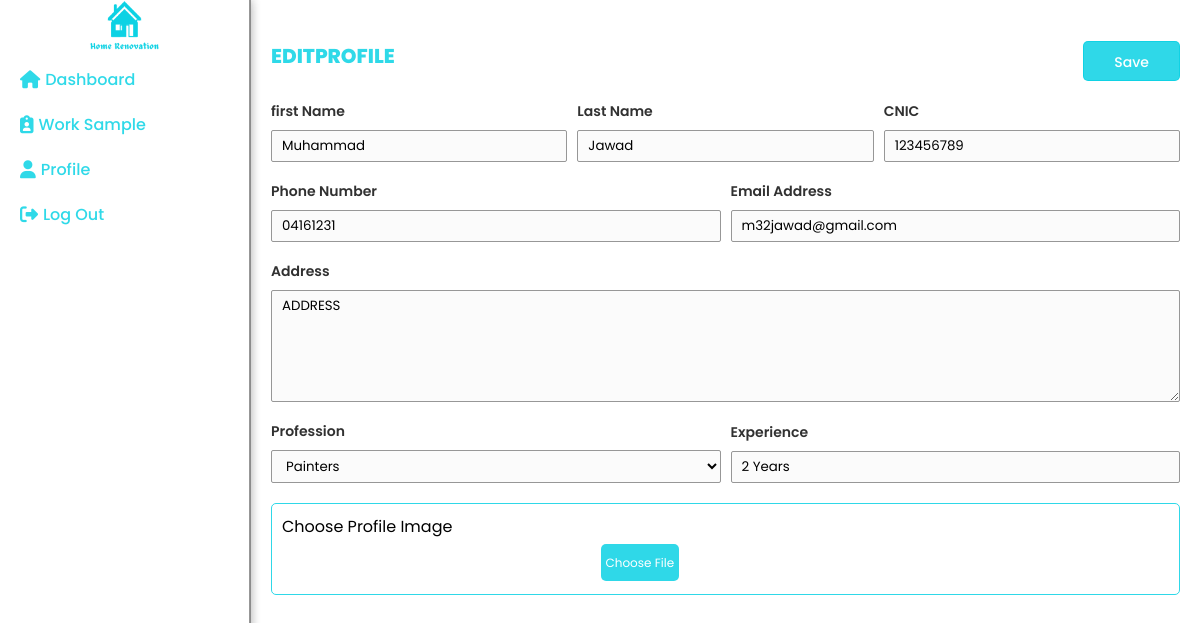
The page /editworkerprofile/ (signed in) on the database its author committed.
### appsrc/models.py (models this page shows, shortened)
class User(AbstractUser):
    is_worker = models.BooleanField(default = False)
    is_approved = models.BooleanField(default = False)
    is_declined = models.BooleanField(default = False)
    email = models.EmailField(max_length = 1000, null = False, unique=True)
    profile_pic = models.ImageField(upload_to="images/")
    is_profile_set = models.BooleanField(default = False)
    cnic = models.CharField(max_length = 20, null = True, blank = True)
    phone = models.CharField(max_length = 20, null = True, blank = True)
    address = models.CharField(max_length = 1000, null = True, blank = True)

class WorkerProfileModel(models.Model):
    user = models.ForeignKey(User, on_delete = models.CASCADE, related_name="worker_profile")
    cnic_front = models.ImageField(upload_to="images/", null = True)
    cnic_back = models.ImageField(upload_to="images/", null = True)
    experience = models.CharField(max_length = 200, null = True, blank = True)
    profession = models.CharField(max_length = 200, null = True, blank = True)
    about = models.CharField(max_length = 200, null = True, blank = True)

### appsrc/views.py (the view, shortened to what this page needs)
# urls.py: path('editworkerprofile/',views.EditWorkerProfile,name='editworkerprofile'),
def EditWorkerProfile(request):
  user = User.objects.get(id = request.user.id)
  return  render(request, 'Worker/EditProfile.html', {"user":user})

### appsrc/templates/Worker/EditProfile.html (shortened to what this page needs)
{% load static %}
<!DOCTYPE html>
<html lang="en">
<head>
    <link rel="stylesheet" href="{% static 'css/main.css' %}">
    <link rel="stylesheet" href="{% static 'css/dashboard.css' %}">
    <link href="fontawesomefree/css/all.min.css" rel="stylesheet" type="text/css" />
    <link rel="stylesheet" href="https://cdnjs.cloudflare.com/ajax/libs/font-awesome/6.5.1/css/all.min.css"
 />
    <link href="https://unpkg.com/aos@2.3.1/dist/aos.css" rel="stylesheet" />
    <link rel="stylesheet" href="https://cdn.jsdelivr.net/npm/swiper@11/swiper-bundle.min.css" />
</head>
<body>
    <div class="main_wrapper">
        {% include 'components/workersidebar.html'%}
        <div class="right_container">
            <form action="" class="vertical fullwidth gap-20" method="POST" enctype="multipart/form-data">
            <div class="horizontal justify-between align-center fullwidth">
                <p class="sub_head_2 imptext margin-bottom">EditProfile</p>
                <button type="submit" class="main_btn">Save</button>
            </div>
            <div class="vertical gap-20">
                    <div class="horizontal gap-10 justify-between align-center fullwidth">
                        <div class="vertical web_inputs gap-10 fullwidth">
                            <label for="project-title">first Name</label>
                            <input type="text" value="{{user.first_name}}" name="first_name">
                        </div>
                        <div class="vertical web_inputs gap-10 fullwidth">
                            <label for="project-title">Last Name</label>
                            <input type="text" value="{{user.last_name}}" name="last_name">
                        </div>
                        <div class="vertical web_inputs gap-10 fullwidth">
                            <label for="product-budget">CNIC</label>
                            <input type="text" value="{{user.cnic}}" name="cnic">
                        </div>
                    </div>
                    <div class="horizontal gap-10 justify-between align-center fullwidth">
                        <div class="vertical web_inputs gap-10 fullwidth">
                            <label for="project-title">Phone Number</label>
                            <input type="text" value="{{user.phone}}" name="phone">
                        </div>
                        <div class="vertical web_inputs gap-10 fullwidth">
                            <label for="product-budget">Email Address</label>
                            <input type="text" value="{{user.email}}" name="email" readOnly>
                        </div>
                    </div>
                    <div class="horizontal gap-10 fullwidth">
                        <div class="vertical web_inputs gap-10 fullwidth">
                            <label for="product-desc">Address</label>
                            <textarea rows="5" name="address">{{request.user.address}}</textarea>
                        </div>
                    </div>
                    <div class="horizontal gap-10 justify-between align-center fullwidth">
                        <div class="vertical web_inputs gap-10 fullwidth">
                            <label for="product-budget">Profession</label>
                            <select name="profession" id="profession">
                                <option value="Painters">Painters</option>
                            </select>
                        </div>
                        <div class="vertical web_inputs gap-10 fullwidth">
                            <label for="product-budget">Experience</label>
                            <input type="text" value="{{user.worker_profile.all.0.experience}}" name="experience">
                        </div>
                    </div>
                    <div class="fullwidth horizontal align-start gap-20">
                        <div class="vertical product_input gap-10 fullwidth fullheight main_border padding-10">
                        <label for="product-title">Choose Profile Image</label>
                        <div class="image_upload vertical">
                            <div class="horizontal_flex align-center gap-20">
                                <label for="upload" class="file-input-label">Choose File</label>
                            </div>
                            <div class="vertical fullwidth align-center">
                            </div>
                        </div>
                    </div>
                </div>
            </div>
            </form>
        </div>
    </div>
</body>
</html>

### static/css/main.css (style rules this page uses)
:root { --primarycl: #0cd2e4da; --secondarycl: #f1f1f1; --thirdcl: #f6f6f6; --textcl: #3a1c1c; --main-br-cl: #f4f4f4; --border-cl: #979797; --primary-gradient: linear-gradient(90deg, #def7fb 0%, #6cecf8 100%); --mainfont-family: "Poppins", sans-serif; --input-font: "Mulish", sans-serif; }
* { padding: 0; margin: 0; box-sizing: border-box; font-family: var(--mainfont-family); }
.horizontal { display: flex; flex-direction: row; }
.vertical { display: flex; flex-direction: column; }
.justify-between { justify-content: space-between; }
.align-start { align-items: flex-start; }
.align-center { align-items: center; }
.fullwidth { width: 100%; }
.fullheight { height: 100%; }
.padding-10 { padding: 10px; }
.margin-bottom { margin-bottom: 10px; }
.gap-10 { gap: 10px; }
.gap-20 { gap: 20px; }
.sub_head_2 { font-size: 20px; font-weight: 800; line-height: 32px; letter-spacing: 0em; text-align: left; text-transform: uppercase; color: var(--textcl); }
.main_btn { height: 40px; background-color: var(--primarycl); color: white; border: 1px solid var(--primarycl); padding: 10px 30px; border-radius: 5px; font-size: 14px; font-weight: 500; box-sizing: border-box; transition: all 0.5ms ease-in; }
.web_inputs label { font-size: 14px; font-weight: 600; line-height: 18px; letter-spacing: 0em; text-align: left; color: var(--textcl); }
.web_inputs input,.web_inputs textarea,.web_inputs select { width: 100%; background-color: #fbfbfb; padding: 5px 10px; border: 1px solid var(--border-cl); border-radius: 2px; }

### static/css/dashboard.css (style rules this page uses)
:root { --primarycl: #0cd2e4da; --secondarycl: #f1f1f1; --thirdcl: #f6f6f6; --textcl: #313131; --main-br-cl: #f4f4f4; --border-cl: #979797; --primary-gradient: linear-gradient(90deg, #def7fb 0%, #a3e7ee 100%); --mainfont-family: "Poppins", sans-serif; --input-font: "Mulish", sans-serif; }
.main_wrapper { display: flex; flex-direction: row; }
.right_container { width: 100%; padding: 40px 20px; overflow: auto; }
.imptext { color: var(--primarycl); }
.main_border { border: 1px solid var(--primarycl); border-radius: 5px; }
.image_upload { width: 250px; margin: auto; }
.file-input-label, .file-input-label2 { background-color: var(--primarycl); color: white !important; padding: 10px 5px; border-radius: 5px; cursor: pointer; border: none; font-size: 12px; }

### rows shown on the page
User: first_name "Muhammad", last_name "Jawad", cnic "123456789", phone "04161231", email "m32jawad@gmail.com", address "ADDRESS", experience "2 Years"
